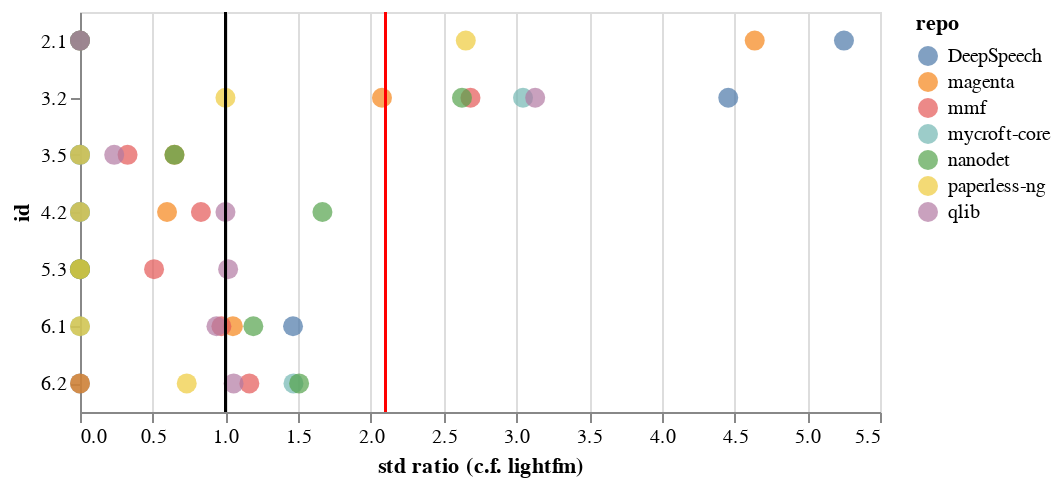

This figure's notebook cell:
### Code cell
F = stds.drop(index='lightfm') / stds.loc['lightfm']

base = alt.Chart(
    F.melt(ignore_index=False).reset_index()[['repo', 'id', 'value']]
).transform_calculate(
    benchmark="1",
    threshold=f"{scipy.stats.f.ppf(0.975, 29, 29)}"
)

point = base.mark_point(
    filled=True,
    size=100,
).encode(
    x=alt.X('value:Q').title("std ratio (c.f. lightfm)"),
    y='id:N',
    color='repo',
    tooltip='repo'
).properties(
    height=200,
    width=400
)

point \
+ base.mark_rule(color='black').encode(x="benchmark:Q") \
+ base.mark_rule(color='red').encode(x="threshold:Q")

### Figure 1 — Vega-Lite specification as saved in the notebook (floating-point values rounded to 4 significant figures)
{"config": {"view": {"continuousWidth": 300, "continuousHeight": 300}}, "layer": [{"mark": {"type": "point", "filled": true, "size": 100}, "encoding": {"color": {"field": "repo", "type": "nominal"}, "tooltip": {"field": "repo", "type": "nominal"}, "x": {"field": "value", "title": "std ratio (c.f. lightfm)", "type": "quantitative"}, "y": {"field": "id", "type": "nominal"}}, "transform": [{"calculate": "1", "as": "benchmark"}, {"calculate": "2.100995817284212", "as": "threshold"}]}, {"mark": {"type": "rule", "color": "black"}, "encoding": {"x": {"field": "benchmark", "type": "quantitative"}}, "transform": [{"calculate": "1", "as": "benchmark"}, {"calculate": "2.100995817284212", "as": "threshold"}]}, {"mark": {"type": "rule", "color": "red"}, "encoding": {"x": {"field": "threshold", "type": "quantitative"}}, "transform": [{"calculate": "1", "as": "benchmark"}, {"calculate": "2.100995817284212", "as": "threshold"}]}], "data": {"name": "data-670a3b3a1a913e49fdf37bc1ad6b7b8d"}, "height": 200, "width": 400, "$schema": "https://vega.github.io/schema/vega-lite/v5.17.0.json", "datasets": {"data-670a3b3a1a913e49fdf37bc1ad6b7b8d": [{"repo": "DeepSpeech", "id": "2.1", "value": 5.252}, {"repo": "magenta", "id": "2.1", "value": 4.639}, {"repo": "mmf", "id": "2.1", "value": 0.0}, {"repo": "mycroft-core", "id": "2.1", "value": 0.0}, {"repo": "nanodet", "id": "2.1", "value": 0.0}, {"repo": "paperless-ng", "id": "2.1", "value": 2.652}, {"repo": "qlib", "id": "2.1", "value": 0.0}, {"repo": "DeepSpeech", "id": "3.2", "value": 4.457}, {"repo": "magenta", "id": "3.2", "value": 2.076}, {"repo": "mmf", "id": "3.2", "value": 2.685}, {"repo": "mycroft-core", "id": "3.2", "value": 3.046}, {"repo": "nanodet", "id": "3.2", "value": 2.626}, {"repo": "paperless-ng", "id": "3.2", "value": 1.0}, {"repo": "qlib", "id": "3.2", "value": 3.129}, {"repo": "DeepSpeech", "id": "3.5", "value": 0.0}, {"repo": "magenta", "id": "3.5", "value": 0.6494}, {"repo": "mmf", "id": "3.5", "value": 0.3269}, {"repo": "mycroft-core", "id": "3.5", "value": 0.0}, {"repo": "nanodet", "id": "3.5", "value": 0.6494}, {"repo": "paperless-ng", "id": "3.5", "value": 0.0}, {"repo": "qlib", "id": "3.5", "value": 0.2353}, {"repo": "DeepSpeech", "id": "4.2", "value": 0.0}, {"repo": "magenta", "id": "4.2", "value": 0.5984}, {"repo": "mmf", "id": "4.2", "value": 0.8315}, {"repo": "mycroft-core", "id": "4.2", "value": 0.0}, {"repo": "nanodet", "id": "4.2", "value": 1.667}, {"repo": "paperless-ng", "id": "4.2", "value": 0.0}, {"repo": "qlib", "id": "4.2", "value": 1.0}, {"repo": "DeepSpeech", "id": "5.3", "value": 0.0}, {"repo": "magenta", "id": "5.3", "value": 0.0}, {"repo": "mmf", "id": "5.3", "value": 0.5092}, {"repo": "mycroft-core", "id": "5.3", "value": 0.0}, {"repo": "nanodet", "id": "5.3", "value": 0.0}, {"repo": "paperless-ng", "id": "5.3", "value": 0.0}, {"repo": "qlib", "id": "5.3", "value": 1.018}, {"repo": "DeepSpeech", "id": "6.1", "value": 1.465}, {"repo": "magenta", "id": "6.1", "value": 1.051}, {"repo": "mmf", "id": "6.1", "value": 0.9721}, {"repo": "mycroft-core", "id": "6.1", "value": 0.0}, {"repo": "nanodet", "id": "6.1", "value": 1.192}, {"repo": "paperless-ng", "id": "6.1", "value": 0.0}, {"repo": "qlib", "id": "6.1", "value": 0.9381}, {"repo": "DeepSpeech", "id": "6.2", "value": 0.0}, {"repo": "magenta", "id": "6.2", "value": 0.0}, {"repo": "mmf", "id": "6.2", "value": 1.164}, {"repo": "mycroft-core", "id": "6.2", "value": 1.468}, {"repo": "nanodet", "id": "6.2", "value": 1.506}, {"repo": "paperless-ng", "id": "6.2", "value": 0.7338}, {"repo": "qlib", "id": "6.2", "value": 1.056}]}}
